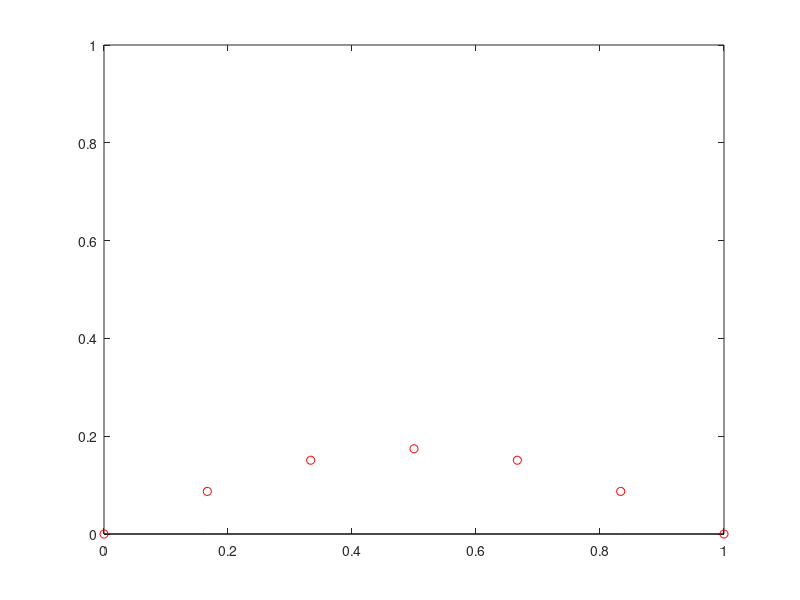

Here is the MATLAB script that generated this plot:
clear; clc; close all;

nx=7; x=linspace(0,1,nx)'; h=x(2)-x(1);
alpha=0.5; dt=alpha*h^2;

u=sin(pi*x);
nu=0*x;

A=zeros(nx-2);
for ix=1:nx-2
    A(ix,ix)=1;
    if ix > 1
        A(ix-1,ix) = -0.01;
    end
    if ix < nx-2
        A(ix+1,ix)= -0.01;
    end
end

for it=1:100

    % Approximation - Explicit
    ix=2:nx-1;
    nu(ix)=A*u(ix);
    
    u=nu;
    
    % Exact value
    t=dt*it;
    exu=exp(-pi^2*t)*sin(pi*x);
    
    if mod(it,1)==0
        clf;
        plot(x,exu,'k');
        hold on;
        plot(x,u,'ro');
        axis([x(1) x(end) 0 1]);
        drawnow;
    end
    
end